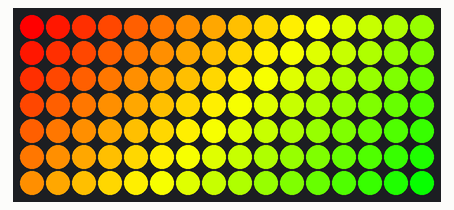
This program was run on a simulated Raspberry Pi Pico running MicroPython. Shown: 16×7 RGB LED matrix.

Above: at 0.16 s.
At 5.0 s:
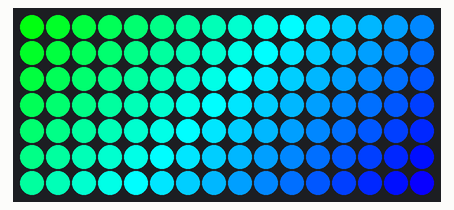
At 9.84 s:
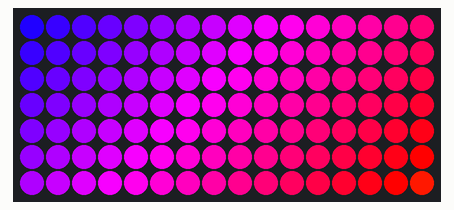
At 19.82 s:
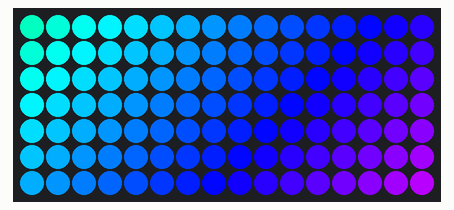
At 29.49 s:
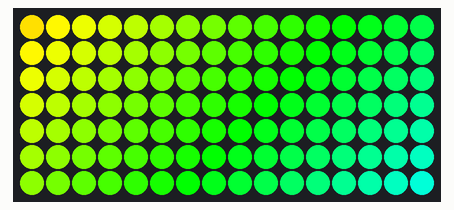
At 39.47 s:
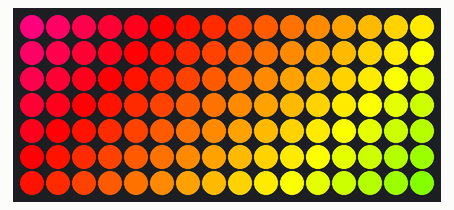

The program:

picounicorn_rainbow.py
```python
import picounicorn
import time

picounicorn.init()


# From CPython Lib/colorsys.py
def hsv_to_rgb(h, s, v):
    if s == 0.0:
        return v, v, v
    i = int(h * 6.0)
    f = (h * 6.0) - i
    p = v * (1.0 - s)
    q = v * (1.0 - s * f)
    t = v * (1.0 - s * (1.0 - f))
    i = i % 6
    if i == 0:
        return v, t, p
    if i == 1:
        return q, v, p
    if i == 2:
        return p, v, t
    if i == 3:
        return p, q, v
    if i == 4:
        return t, p, v
    if i == 5:
        return v, p, q


w = picounicorn.get_width()
h = picounicorn.get_height()

while True:
    t = time.ticks_ms() / 3600
    for x in range(w):
        for y in range(h):
            r, g, b = [int(c * 255) for c in hsv_to_rgb(t + ((x + y) / w / 4), 1.0, 1.0)]
            picounicorn.set_pixel(x, y, r, g, b)
    time.sleep(1.0 / 60)
```
